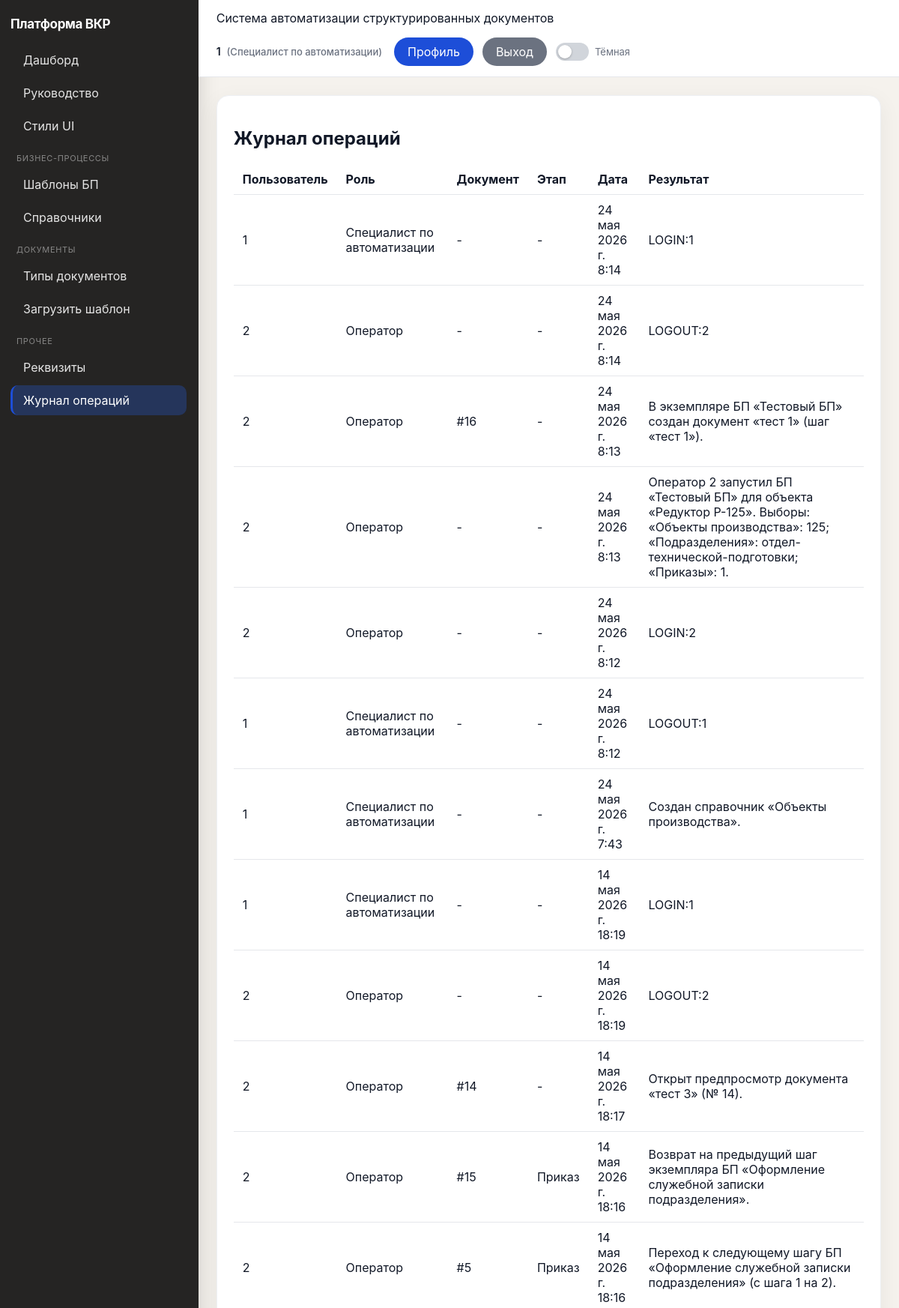
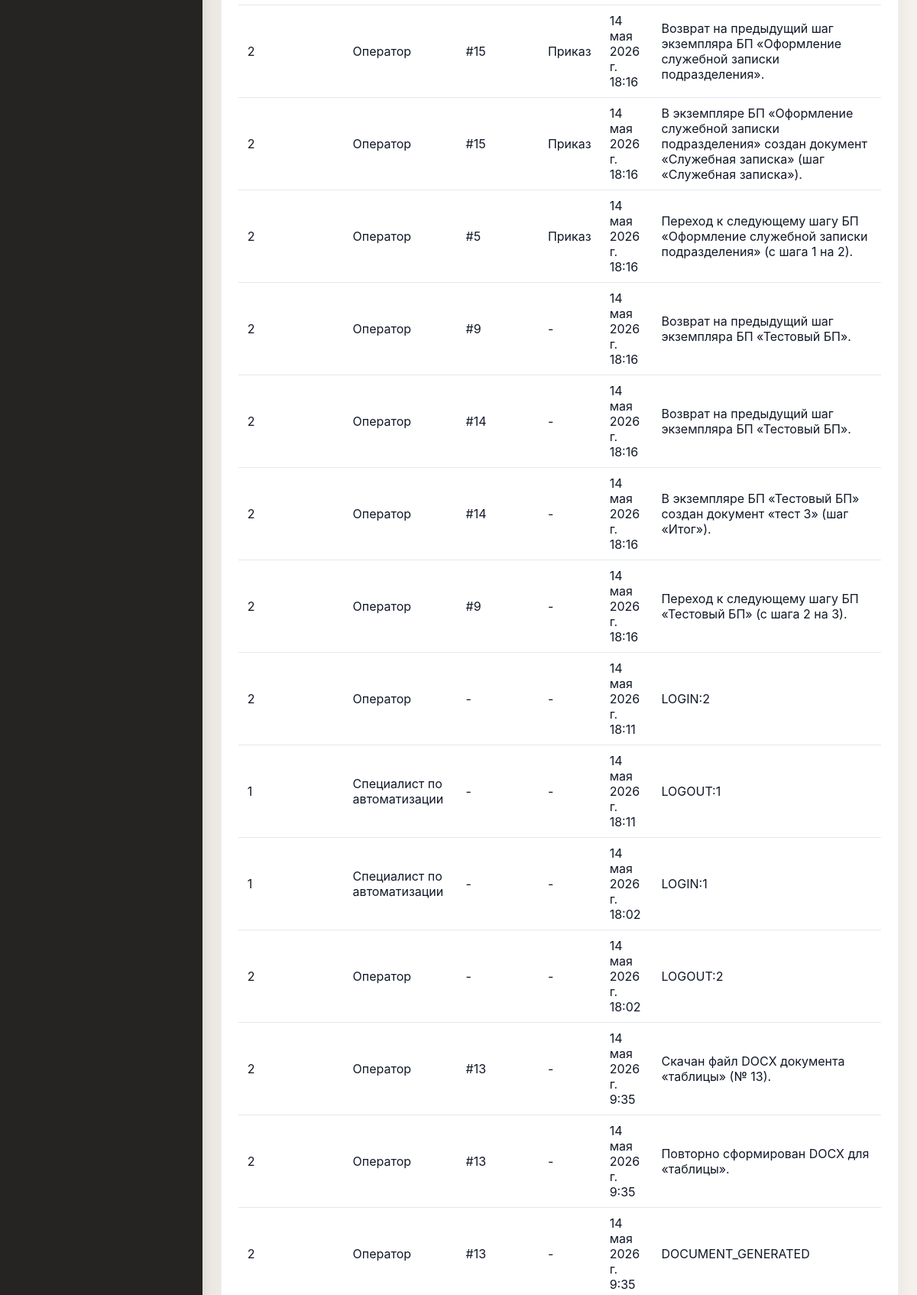
Page /ui/logs/ (signed in, upper part) on the committed database (2 pictures, top to bottom).
### apps/users/models.py (models this page shows, shortened)
class Users(models.Model):
    user_id = models.BigAutoField(primary_key=True)
    login = models.CharField(max_length=150, unique=True)
    full_name = models.CharField(max_length=255)
    password = models.CharField(max_length=255, default="changeme")
    password_hash = models.CharField(max_length=255, blank=True)
    role_id = models.ForeignKey("roles.Roles", on_delete=models.PROTECT, related_name="users")
    class Meta:
        db_table = "Users"

### apps/roles/models.py (models this page shows, shortened)
class Roles(models.Model):
    role_id = models.BigAutoField(primary_key=True)
    role_name = models.CharField(max_length=50, unique=True)
    description = models.TextField(blank=True)
    class Meta:
        db_table = "Roles"

### apps/logs/models.py (models this page shows)
class OperationLog(models.Model):
    operation_id = models.BigAutoField(primary_key=True)
    document_id = models.ForeignKey("documents.Documents", on_delete=models.CASCADE, related_name="operation_logs", null=True, blank=True)
    step_id = models.ForeignKey("processes.ProcessSteps", on_delete=models.PROTECT, related_name="operation_logs", null=True, blank=True)
    user_id = models.ForeignKey("users.Users", on_delete=models.PROTECT, related_name="operation_logs")
    operation_datetime = models.DateTimeField(auto_now_add=True)
    operation_result = models.TextField()
    class Meta:
        db_table = "OperationLog"
        ordering = ("-operation_datetime",)

### apps/documents/models.py (models this page shows)
class Documents(models.Model):
    STATUS_CHOICES = (
        ("draft", "draft"),
        ("filled", "filled"),
        ("generated", "generated"),
        ("archived", "archived"),
    )
    document_id = models.BigAutoField(primary_key=True)
    status = models.CharField(max_length=50, choices=STATUS_CHOICES, default="draft")
    created_at = models.DateTimeField(auto_now_add=True)
    document_type_id = models.ForeignKey("templates_cfg.DocumentTypes", on_delete=models.PROTECT, related_name="documents")
    object_id = models.ForeignKey("templates_cfg.ProductionObjects", on_delete=models.PROTECT, related_name="documents")
    user_id = models.ForeignKey("users.Users", on_delete=models.PROTECT, related_name="documents")
    process_id = models.ForeignKey("processes.Processes", on_delete=models.PROTECT, related_name="documents")
    generated_html = models.TextField(blank=True)
    generated_file = models.FileField(upload_to="generated_docs/", null=True, blank=True)
    table_rows_json = models.TextField(
        default="[]",
        blank=True,
        help_text="JSON-массив строк таблицы: [{\"col_key\": \"значение\", ...}, ...] для шаблонов с таблицей.",
    )
    class Meta:
        db_table = "Documents"
        ordering = ("-created_at",)

### apps/processes/models.py (models this page shows, shortened)
class ProcessSteps(models.Model):
    step_id = models.BigAutoField(primary_key=True)
    name = models.CharField(max_length=255)
    step_order = models.PositiveIntegerField()
    process_id = models.ForeignKey(Processes, on_delete=models.CASCADE, related_name="steps")
    class Meta:
        db_table = "ProcessSteps"
        unique_together = ("process_id", "step_order")
        ordering = ("process_id", "step_order")

### apps/documents/views.py (the view)
# urls.py: path("ui/logs/", UILogsView.as_view(), name="ui-logs"),
class UILogsView(LoginRequiredRoleMixin, View):
    allowed_roles = {"ADMIN", "SPECIALIST"}
    def get(self, request):
        logs = OperationLog.objects.select_related("user_id", "user_id__role_id", "document_id", "step_id").all()[:300]
        return render(request, "ui/logs.html", {"logs": logs})

### apps/users/context_processors.py (called while the page is built)
def current_enterprise_user(request):
    return {"current_enterprise_user": get_request_user(request)}

### apps/users/permissions.py (called while the page is built)
def get_request_user(request):
    params = getattr(request, "query_params", getattr(request, "GET", {}))
    user_id = request.session.get("user_id") or request.headers.get("X-User-Id") or params.get("user_id")
    if not user_id:
        return None
    try:
        return Users.objects.select_related("role_id").get(user_id=user_id)
    except Users.DoesNotExist:
        return None

### apps/users/templatetags/ui_labels.py (called while the page is built)
@register.filter
def role_ru(value):
    return ROLE_LABELS.get(value, value)

### apps/users/ui_permissions.py (called while the page is built)
    @method_decorator(csrf_protect)
    def dispatch(self, request, *args, **kwargs):
        user = get_request_user(request)
        if not user:
            return redirect("login-page")
        request.enterprise_user = user
        if self.allowed_roles and user.role_id.role_name not in self.allowed_roles:
            return redirect("dashboard")
        return super().dispatch(request, *args, **kwargs)

### templates/ui/logs.html (shortened to what this page needs)
{% extends "ui/base.html" %}
{% load ui_labels %}
{% block content %}
<h2>Журнал операций</h2>
<table>
  <thead>
    <tr>
      <th>Пользователь</th>
      <th>Роль</th>
      <th>Документ</th>
      <th>Этап</th>
      <th>Дата</th>
      <th>Результат</th>
    </tr>
  </thead>
  <tbody>
  {% for log in logs %}
    <tr>
      <td>{{ log.user_id.full_name }}</td>
      <td>{{ log.user_id.role_id.role_name|role_ru }}</td>
      <td>{% if log.document_id %}#{{ log.document_id.document_id }}{% else %}-{% endif %}</td>
      <td>{% if log.step_id %}{{ log.step_id.name }}{% else %}-{% endif %}</td>
      <td>{{ log.operation_datetime }}</td>
      <td>{{ log.operation_result }}</td>
    </tr>
  {% endfor %}
  </tbody>
</table>
{% endblock %}

### templates/ui/base.html (shortened to what this page needs)
<!doctype html>
<html lang="ru">
<head>
</head>
{% load ui_labels %}
<body>
<div class="layout">
    <aside class="sidebar">
        <div class="brand">Платформа ВКР</div>
        <nav class="menu">
            <a href="/" class="{% if request.path == '/' %}active{% endif %}">Дашборд</a>
            <a href="/ui/help/" class="{% if '/ui/help/' in request.path %}active{% endif %}">Руководство</a>
            {% if current_enterprise_user %}
            <a href="{% url 'ui-system-styleguide' %}" class="{% if '/ui/system/styleguide' in request.path %}active{% endif %}">Стили UI</a>
                {% if current_enterprise_user.role_id.role_name == "ADMIN" %}
                    <div class="menu-title">Основное</div>
                    <a href="/ui/users/" class="{% if '/ui/users/' in request.path %}active{% endif %}">Пользователи</a>
                    <a href="/ui/roles/" class="{% if '/ui/roles/' in request.path %}active{% endif %}">Роли</a>
                    <a href="/ui/documents/" class="{% if '/ui/documents/' in request.path %}active{% endif %}">Документы</a>
                    <div class="menu-title">Контроль</div>
                    <a href="/ui/logs/" class="{% if '/ui/logs/' in request.path %}active{% endif %}">Журнал операций</a>
                {% elif current_enterprise_user.role_id.role_name == "SPECIALIST" %}
                    <div class="menu-title">Бизнес-процессы</div>
                    <a href="/ui/bpm/process-templates/" class="{% if '/ui/bpm/process-templates' in request.path %}active{% endif %}">Шаблоны БП</a>
                    <a href="/ui/bpm/dictionaries/" class="{% if '/ui/bpm/dictionaries' in request.path %}active{% endif %}">Справочники</a>
                    <div class="menu-title">Документы</div>
                    <a href="/ui/document-types/" class="{% if '/ui/document-types/' in request.path %}active{% endif %}">Типы документов</a>
                    <a href="/ui/templates/create/" class="{% if '/ui/templates/create' in request.path %}active{% endif %}">Загрузить шаблон</a>
                    <div class="menu-title">Прочее</div>
                    <a href="/ui/requisites/" class="{% if '/ui/requisites/' in request.path %}active{% endif %}">Реквизиты</a>
                    <a href="/ui/logs/" class="{% if '/ui/logs/' in request.path %}active{% endif %}">Журнал операций</a>
                {% endif %}
            {% endif %}
        </nav>
    </aside>
    <main class="main">
        <div class="topbar">
            <div>
                Система автоматизации структурированных документов
            </div>
            <div class="topbar-user">
                {% if current_enterprise_user %}
                    <span class="topbar-user-meta">
                        <strong>{{ current_enterprise_user.full_name }}</strong>
                        <span class="topbar-user-role">({{ current_enterprise_user.role_id.role_name|role_ru }})</span>
                    </span>
                    <div class="topbar-actions">
                        <a href="/profile/" class="btn btn-save btn-pill btn-inline">Профиль</a>
                        <a href="/logout/" class="btn btn-back btn-pill btn-inline">Выход</a>
                        <label class="theme-toggle" title="Тёмная тема">
                            <span class="theme-toggle-track" aria-hidden="true"></span>
                            <span class="theme-toggle-label">Тёмная</span>
                        </label>
                    </div>
                {% else %}
                    <a href="/login/" class="btn btn-save btn-pill">Вход</a>
                {% endif %}
            </div>
        </div>
        <div class="content">
            <div class="panel">
                {% block content %}{% endblock %}
            </div>
        </div>
    </main>
</div>
</body>
</html>

### templates/ui/base.html (style rules this page uses)
:root { --bg: #f5f2ed; --sidebar-bg: #252423; --sidebar-text: #e8e6e3; --card: #ffffff; --border: #e5e7eb; --card-border: #eef0f4; --topbar-bg: #ffffff; --text: #111827; --muted: #6b7280; --save: #1d4ed8; --edit: #c2410c; --delete: #b91c1c; --back: #6b7280; --info: #2563eb; --ok: #16a34a; --warn: #ca8a04; --err: #dc2626; --link: #2563eb; --row-hover: #f8fafc; --input-bg: #ffffff; --input-border: #d1d5db; --field-border: #f1f5f9; --readonly-bg: #f8fafc; --readonly-text: #334155; --panel-shadow: rgba(15, 23, 42, 0.06); --card-shadow: rgba(15, 23, 42, 0.05); --toggle-track: #d1d5db; --toggle-thumb: #ffffff; --inset-bg: #fafafa; }
body { font-family: -apple-system, BlinkMacSystemFont, "Segoe UI", sans-serif; margin: 0; background:var(--bg); color:var(--text); transition: background .2s, color .2s; }
.layout { display:flex; min-height: 100vh; }
.sidebar { width:264px; background:var(--sidebar-bg); color:var(--sidebar-text); padding:22px 16px 22px 14px; box-shadow: 4px 0 24px rgba(0,0,0,.12); }
.brand { font-weight:700; margin-bottom:18px; letter-spacing:-0.02em; color:#fff; font-size:17px; }
.menu-title { margin:16px 0 8px 8px; color:rgba(255,255,255,.45); font-size:11px; text-transform:uppercase; letter-spacing:.06em; }
.menu a { display:block; padding:10px 12px 10px 14px; text-decoration:none; color:rgba(255,255,255,.88); border-radius:10px; margin-bottom:4px; transition: background .15s; border-left:3px solid transparent; }
.menu a.active { background:rgba(37,99,235,.28); border-left-color:var(--save); color:#fff; }
.main { flex:1; }
.topbar { background:var(--topbar-bg); border-bottom:1px solid var(--border); padding:14px 24px; display:flex; justify-content:space-between; align-items:center; gap:16px; flex-wrap:wrap; transition: background .2s, border-color .2s; }
.topbar-user { display:flex; align-items:center; gap:12px 16px; flex-wrap:wrap; justify-content:flex-end; }
.topbar-user-meta { font-size:14px; line-height:1.35; }
.topbar-user-meta strong { font-weight:600; }
.topbar-user-role { color:var(--muted); font-size:13px; font-weight:500; margin-left:4px; }
.topbar-actions { display:inline-flex; align-items:center; gap:8px; flex-wrap:wrap; }
.theme-toggle { display:inline-flex; align-items:center; gap:8px; cursor:pointer; user-select:none; margin:0; }
.theme-toggle-track { width:44px; height:24px; background:var(--toggle-track); border-radius:999px; position:relative; transition: background .2s; flex-shrink:0; }
.theme-toggle-track::after { content:""; position:absolute; width:18px; height:18px; background:var(--toggle-thumb); border-radius:50%; top:3px; left:3px; transition: transform .2s, background .2s; box-shadow:0 1px 3px rgba(0,0,0,.25); }
.theme-toggle-label { font-size:13px; color:var(--muted); white-space:nowrap; }
.content { padding:24px; }
.panel { background:var(--card); border-radius:16px; padding:22px; box-shadow:0 8px 30px var(--panel-shadow); border:1px solid var(--card-border); transition: background .2s, border-color .2s, box-shadow .2s; }
table { width:100%; border-collapse: collapse; }
th, td { text-align:left; padding:10px 12px; border-bottom:1px solid var(--border); }
.btn { display:inline-block; padding:10px 16px; color:#fff; text-decoration:none; text-align:center; }
.btn-save { background:var(--save); }
.btn-back { background:var(--back); color:#fff; }
.btn-inline { width:auto; margin:0 4px 0 0; }
.btn-pill { border-radius: 999px; padding: 9px 18px; }

### rows in the picture
Users: full_name "1", role_id.role_name|role_ru "Специалист по автоматизации"
OperationLog: user_id.full_name "1", user_id.role_id.role_name|role_ru "Специалист по автоматизации", operation_datetime "24 мая 2026 г. 8:14", operation_result "LOGIN:1"
OperationLog: user_id.full_name "2", user_id.role_id.role_name|role_ru "Оператор", operation_datetime "24 мая 2026 г. 8:14", operation_result "LOGOUT:2"
OperationLog: user_id.full_name "2", user_id.role_id.role_name|role_ru "Оператор", document_id.document_id "16", operation_datetime "24 мая 2026 г. 8:13", operation_result "В экземпляре БП «Тестовый БП» создан документ «тест 1» (шаг «тест 1»)."
OperationLog: user_id.full_name "2", user_id.role_id.role_name|role_ru "Оператор", operation_datetime "24 мая 2026 г. 8:13", operation_result "Оператор 2 запустил БП «Тестовый БП» для объекта «Редуктор Р-125». Выборы: «Объекты производства»: 125; «Подразделения»: отдел-технической-подготовки; «Приказы»: 1."
OperationLog: user_id.full_name "2", user_id.role_id.role_name|role_ru "Оператор", operation_datetime "24 мая 2026 г. 8:12", operation_result "LOGIN:2"
OperationLog: user_id.full_name "1", user_id.role_id.role_name|role_ru "Специалист по автоматизации", operation_datetime "24 мая 2026 г. 8:12", operation_result "LOGOUT:1"
OperationLog: user_id.full_name "1", user_id.role_id.role_name|role_ru "Специалист по автоматизации", operation_datetime "24 мая 2026 г. 7:43", operation_result "Создан справочник «Объекты производства»."
OperationLog: user_id.full_name "1", user_id.role_id.role_name|role_ru "Специалист по автоматизации", operation_datetime "14 мая 2026 г. 18:19", operation_result "LOGIN:1"
OperationLog: user_id.full_name "2", user_id.role_id.role_name|role_ru "Оператор", operation_datetime "14 мая 2026 г. 18:19", operation_result "LOGOUT:2"
OperationLog: user_id.full_name "2", user_id.role_id.role_name|role_ru "Оператор", document_id.document_id "14", operation_datetime "14 мая 2026 г. 18:17", operation_result "Открыт предпросмотр документа «тест 3» (№ 14)."
OperationLog: user_id.full_name "2", user_id.role_id.role_name|role_ru "Оператор", document_id.document_id "15", step_id.name "Приказ", operation_datetime "14 мая 2026 г. 18:16", operation_result "Возврат на предыдущий шаг экземпляра БП «Оформление служебной записки подразделения»."
OperationLog: user_id.full_name "2", user_id.role_id.role_name|role_ru "Оператор", document_id.document_id "5", step_id.name "Приказ", operation_datetime "14 мая 2026 г. 18:16", operation_result "Переход к следующему шагу БП «Оформление служебной записки подразделения» (с шага 1 на 2)."
OperationLog: user_id.full_name "2", user_id.role_id.role_name|role_ru "Оператор", document_id.document_id "15", step_id.name "Приказ", operation_datetime "14 мая 2026 г. 18:16", operation_result "Возврат на предыдущий шаг экземпляра БП «Оформление служебной записки подразделения»."
OperationLog: user_id.full_name "2", user_id.role_id.role_name|role_ru "Оператор", document_id.document_id "15", step_id.name "Приказ", operation_datetime "14 мая 2026 г. 18:16", operation_result "В экземпляре БП «Оформление служебной записки подразделения» создан документ «Служебная записка» (шаг «Служебная записка»)."
OperationLog: user_id.full_name "2", user_id.role_id.role_name|role_ru "Оператор", document_id.document_id "5", step_id.name "Приказ", operation_datetime "14 мая 2026 г. 18:16", operation_result "Переход к следующему шагу БП «Оформление служебной записки подразделения» (с шага 1 на 2)."
OperationLog: user_id.full_name "2", user_id.role_id.role_name|role_ru "Оператор", document_id.document_id "9", operation_datetime "14 мая 2026 г. 18:16", operation_result "Возврат на предыдущий шаг экземпляра БП «Тестовый БП»."
OperationLog: user_id.full_name "2", user_id.role_id.role_name|role_ru "Оператор", document_id.document_id "14", operation_datetime "14 мая 2026 г. 18:16", operation_result "Возврат на предыдущий шаг экземпляра БП «Тестовый БП»."
OperationLog: user_id.full_name "2", user_id.role_id.role_name|role_ru "Оператор", document_id.document_id "14", operation_datetime "14 мая 2026 г. 18:16", operation_result "В экземпляре БП «Тестовый БП» создан документ «тест 3» (шаг «Итог»)."
OperationLog: user_id.full_name "2", user_id.role_id.role_name|role_ru "Оператор", document_id.document_id "9", operation_datetime "14 мая 2026 г. 18:16", operation_result "Переход к следующему шагу БП «Тестовый БП» (с шага 2 на 3)."
OperationLog: user_id.full_name "2", user_id.role_id.role_name|role_ru "Оператор", operation_datetime "14 мая 2026 г. 18:11", operation_result "LOGIN:2"
OperationLog: user_id.full_name "1", user_id.role_id.role_name|role_ru "Специалист по автоматизации", operation_datetime "14 мая 2026 г. 18:11", operation_result "LOGOUT:1"
OperationLog: user_id.full_name "1", user_id.role_id.role_name|role_ru "Специалист по автоматизации", operation_datetime "14 мая 2026 г. 18:02", operation_result "LOGIN:1"
OperationLog: user_id.full_name "2", user_id.role_id.role_name|role_ru "Оператор", operation_datetime "14 мая 2026 г. 18:02", operation_result "LOGOUT:2"
OperationLog: user_id.full_name "2", user_id.role_id.role_name|role_ru "Оператор", document_id.document_id "13", operation_datetime "14 мая 2026 г. 9:35", operation_result "Скачан файл DOCX документа «таблицы» (№ 13)."
OperationLog: user_id.full_name "2", user_id.role_id.role_name|role_ru "Оператор", document_id.document_id "13", operation_datetime "14 мая 2026 г. 9:35", operation_result "Повторно сформирован DOCX для «таблицы»."
OperationLog: user_id.full_name "2", user_id.role_id.role_name|role_ru "Оператор", document_id.document_id "13", operation_datetime "14 мая 2026 г. 9:35", operation_result "DOCUMENT_GENERATED"
